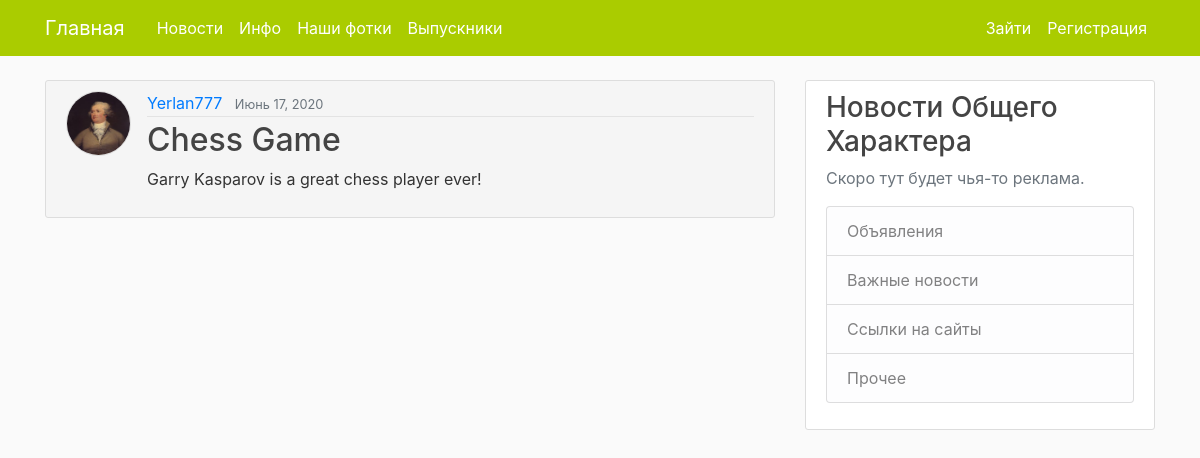
Before: /post/1/ with the older database file.
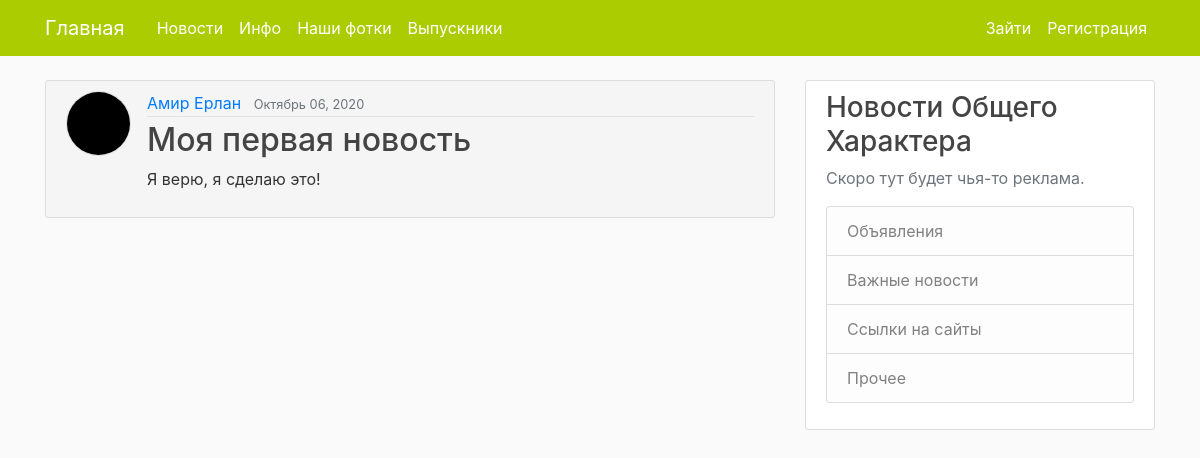
After: the same page with the newer database file.
### BlogApp/models.py (models this page shows, shortened)
class Post(models.Model):
    title = models.CharField('Заголовок', max_length=100)
    content = models.TextField('Содержание')
    date_posted = models.DateTimeField(default=timezone.now)
    author = models.ForeignKey(User, on_delete=models.CASCADE)

### users/models.py (models this page shows, shortened)
class Profile(models.Model):
    user = models.OneToOneField(User, on_delete=models.CASCADE)
    image = models.ImageField(default="default.jpg", upload_to="profile_pics")
    nickname = models.CharField(max_length=100, null=True, blank=True)
    birthday = models.DateField(null=True, blank=True)
    cap = models.BooleanField(null=True, blank=True)
    left = models.IntegerField(null=True, blank=True)
    upper = models.IntegerField(null=True, blank=True)
    right = models.IntegerField(null=True, blank=True)
    lower = models.IntegerField(null=True, blank=True)

### BlogApp/views.py (the view, shortened to what this page needs)
# urls.py: path('post/<int:pk>/', PostDetailView.as_view(), name= "post-detail"),
class PostDetailView(DetailView):
    model = Post
    def get_context_data(self, **kwargs):
        context = super(PostDetailView, self).get_context_data(**kwargs)
        context['comments'] = CommentsOnPost.objects.all().filter(post=Post.objects.get(id=self.kwargs.get('pk'))).order_by('date_added')
        return context

### users/templatetags/name_filter.py (called while the page is built)
@register.filter(name='cutter')
@stringfilter
def cutter(value):
    return value.replace('_', ' ')

### BlogApp/templates/BlogApp/post_detail.html (shortened to what this page needs)
{% extends "BlogApp/base.html" %}
{% load static %}
{% load name_filter %}
{% block content %}
    <article class="media content-section" style="background-color:#f5f5f5;">
        <img class="rounded-circle article-img" src="{{ object.author.profile.image.url }}" style="border:solid #dddddd 1px;">
      <div class="media-body">
        <div class="article-metadata">
          <a class="mr-2" href="{% url 'user-posts' object.author.username %}">{{ object.author|cutter }}</a>
          <small class="text-muted">{{ object.date_posted|date:"F d, Y" }}</small>
        </div>
        <h2 class="article-title">{{ object.title }}</h2>
        <p class="article-content">{{ object.content }}</p>
      </div>
    </article>
{% endblock content %}

Changed rows visible on the page:
changed Post: author.profile.image: a different picture; author "Yerlan777" → "Амир Ерлан"; date_posted "Июнь 17, 2020" → "Октябрь 06, 2020"; title "Chess Game" → "Моя первая новость"; content "Garry Kasparov is a great chess player ever!" → "Я верю, я сделаю это!"
